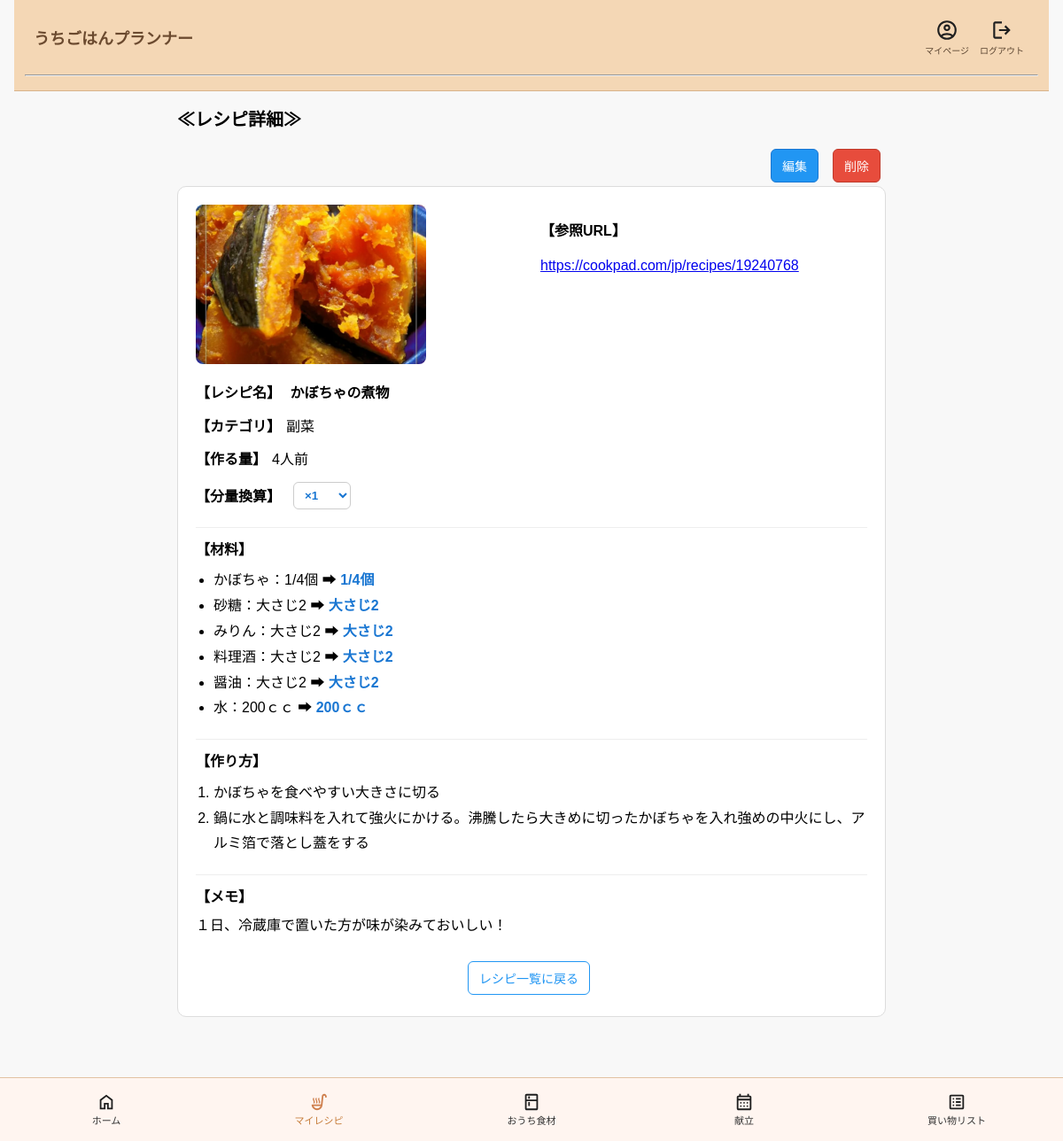
Page /recipes/31/?q=&category= (signed in) on the committed database.
### apps/recipes/models.py (models this page shows, shortened)
class Recipe(models.Model):
    MENU_CATEGORY_CHOICES = [
        (1, "主食"),
        (2, "主菜"),
        (3, "副菜"),
        (4, "汁物"),
    ]
    user = models.ForeignKey(
        User,
        on_delete=models.CASCADE,
        verbose_name="ユーザー",
        null=True,
        blank=True
    )
    recipe_name = models.CharField(
        max_length=100,
        verbose_name="レシピ名"
    )
    menu_category = models.IntegerField(
        choices=MENU_CATEGORY_CHOICES,
        verbose_name="カテゴリ",
        null=True,
        blank=True
    )
    servings = models.PositiveIntegerField(
        verbose_name="作る量"
    )
    image = models.ImageField(
        upload_to="recipe_images/",
        blank=True,
        null=True,
        verbose_name="写真"
    )
    reference_url = models.URLField(
        blank=True,
        verbose_name="参照URL"
    )
    memo = models.TextField(
        blank=True,
        verbose_name="メモ"
    )
    created_at = models.DateTimeField(
        auto_now_add=True,
        verbose_name="作成日"
    )
    class Meta:
        verbose_name = "レシピ"
        verbose_name_plural = "レシピ"

class RecipeIngredient(models.Model):
    recipe = models.ForeignKey(
        Recipe,
        on_delete=models.CASCADE,
        related_name="ingredients",
        verbose_name="レシピ"
    )
    food_item = models.ForeignKey(
         FoodItem,
         on_delete=models.CASCADE,
         verbose_name="食材"
     )
    amount_text = models.CharField(
         max_length=32,
         verbose_name="分量"
     )
    created_at = models.DateTimeField(auto_now_add=True)
    updated_at = models.DateTimeField(auto_now=True)
    class Meta:
        verbose_name = 'レシピ材料'
        verbose_name_plural = 'レシピ材料'
        constraints = [
            models.UniqueConstraint(
                fields=["recipe","food_item"],
                name="unique_recipe_food_item"
            )
        ]

class FoodItem(models.Model):
    CATEGORY_CHOICES = [
        (1, "青果"),
        (2, "魚/肉"),
        (3, "常温"),
        (4, "冷蔵"),
        (5, "主食"),
        (6, "冷凍"),
        (7, "その他"),
    ]
    ITEM_TYPE_CHOICES = [
        (1, "食材"),
        (2, "調味料ほか"),
    ]
    ingredient_name = models.CharField(
    max_length=30,
    unique=True,
    verbose_name="食材名"
    )
    reading_kana = models.CharField(
        max_length=50,
        blank=True,
        verbose_name="よみがな"
    )
    category = models.IntegerField(
        choices=CATEGORY_CHOICES,
        verbose_name="カテゴリ",
    )
    item_type = models.IntegerField(
        choices=ITEM_TYPE_CHOICES,
        default=1,
        verbose_name="食材種別",
    )
    def __str__(self):
        return self.ingredient_name
    class Meta:
        verbose_name = "食材"
        verbose_name_plural = "食材"

class RecipeStep(models.Model):
    recipe = models.ForeignKey(
        Recipe,
        on_delete=models.CASCADE,
        related_name="steps",
        verbose_name="レシピ"
    )
    step_no = models.PositiveIntegerField(
         verbose_name="手順番号"
     )
    instruction = models.TextField(
         verbose_name="手順内容"
     )
    created_at = models.DateTimeField(auto_now_add=True)
    updated_at = models.DateTimeField(auto_now=True)
    class Meta:
        verbose_name = '作り方'
        verbose_name_plural = '作り方'
        constraints = [
            models.UniqueConstraint(
                fields=["recipe","step_no"],
                name="unique_recipe_step_no"
            )
        ]
        ordering = ["step_no"]

### apps/recipes/views.py (the view)
# urls.py: path("<int:recipe_id>/", views.recipe_detail_view, name="recipe_detail"),
@login_required
def recipe_detail_view(request, recipe_id):
    recipe = get_object_or_404(
        Recipe,
        id=recipe_id,
        user=request.user
    )
    scale_text = request.GET.get("scale", "1")
    try:
        scale = Decimal(scale_text)
    except InvalidOperation:
        scale = Decimal("1")
        scale_text = "1"
    ingredients = recipe.ingredients.all()
    converted_ingredients = []
    for ingredient in ingredients:
        converted_ingredients.append({
            "ingredient": ingredient,
            "converted_amount": convert_amount_text(
                ingredient.amount_text,
                scale
            )
        })
    return render(
        request,
        "recipes/recipe_detail.html",
        {
            "recipe": recipe,
            "scale": scale_text,
            "converted_ingredients": converted_ingredients,
        }
    )

### templates/recipes/recipe_detail.html (shortened to what this page needs)
{% extends "base.html" %}
{% block content %}
<div class="page-container recipe-detail-page">
    <div class="page-header recipe-detail-header">
        <h1 class="page-title">≪レシピ詳細≫</h1>
    </div>
    <div class="form-actions recipe-detail-actions">
        <a href="{% url 'recipes:recipe_update' recipe.id %}" class="edit-button">編集</a>
        <button
            type="button"
            class="delete-button"
            id="open-recipe-delete-modal"
        >
            削除
        </button>
    </div>
    <div class="content-card">
        <div class="image-url-area">
            <div class="image-area">
                {% if recipe.image %}
                    <img
                        src="{{ recipe.image.url }}"
                        alt="{{ recipe.recipe_name }}"
                        class="recipe-detail-image"
                    >
                {% else %}
                    <div class="recipe-detail-no-image">NO IMAGE</div>
                {% endif %}
            </div>
            <div class="url-area">
                <p class="detail-label">【参照URL】</p>
                {% if recipe.reference_url %}
                    <p class="detail-text recipe-url-text">
                        <a href="{{ recipe.reference_url }}" target="_blank" rel="noopener noreferrer">
                            {{ recipe.reference_url }}
                        </a>
                    </p>
                {% else %}
                    <p class="detail-empty-text">登録されていません</p>
                {% endif %}
            </div>
        </div>
        <div class="recipe-detail-info">
            <p>
                <span class="detail-label">【レシピ名】</span>
                <span class="recipe-name">{{ recipe.recipe_name }}</span>
            </p>
            {% if recipe.menu_category %}
                <p><span class="detail-label">【カテゴリ】</span>{{ recipe.get_menu_category_display }}</p>
            {% endif %}
            <p><span class="detail-label">【作る量】</span>{{ recipe.servings }}人前</p>
            <form method="get" class="recipe-scale-form">
                <label for="scale" class="detail-label recipe-scale-label">【分量換算】</label>
                <select name="scale" id="scale" onchange="this.form.submit()">
                    <option value="1" {% if scale == "1" %}selected{% endif %}>×1</option>
                </select>
            </form>
            <div class="section-block">
                <p class="detail-label">【材料】</p>
                <ul class="recipe-detail-list">
                    {% for item in converted_ingredients %}
                        <li>
                            {{ item.ingredient.food_item }}：{{ item.ingredient.amount_text }}
                            ➡ <span class="converted-amount">{{ item.converted_amount }}</span>
                        </li>
                    {% empty %}
                        <li>材料はまだ登録されていません</li>
                    {% endfor %}
                </ul>
            </div>
            <div class="section-block">
                <p class="detail-label">【作り方】</p>
                <ol class="recipe-detail-list">
                    {% for step in recipe.steps.all %}
                        <li>{{ step.instruction }}</li>
                    {% empty %}
                        <li class="detail-empty-text">作り方はまだ登録されていません</li>
                    {% endfor %}
                </ol>
            </div>
            <div class="section-block">
                <p class="detail-label">【メモ】</p>
                {% if recipe.memo %}
                    <p class="detail-text">{{ recipe.memo }}</p>
                {% else %}
                    <p class="detail-empty-text">メモは登録されていません</p>
                {% endif %}
            </div>
        </div>
    <div class="recipe-detail-back-area">
        <a href="{% url 'recipes:recipe_list' %}?q={{ request.GET.q|default:'' }}&category={{ request.GET.category|default:'' }}"
        class="back-button">
            レシピ一覧に戻る
        </a>
    </div>
    </div>
</div>
{% endblock %}

### static/css/style.css (style rules this page uses)
body { font-family: sans-serif; margin: 0; padding: 0 16px 40px; background-color: #f8f8f8; }
.logout-button, .back-button, .save-button, .search-button, .select-button, .edit-button, .delete-button, .list-delete-button { display: inline-block; margin: 4px 6px 4px 0; padding: 8px 12px; text-decoration: none; border: 1px solid #ccc; border-radius: 6px; cursor: pointer; font-size: 14px; background-color: #ffffff; }
.back-button { background-color: #ffffff; border-color: #2196f3; color: #2196f3; }
.edit-button { background-color: #2196f3; border-color: #1976d2; color: #ffffff; }
.delete-button, .list-delete-button { background-color: #e74c3c; border-color: #c0392b; color: #ffffff; }
.image-url-area { display: flex; gap: 20px; align-items: flex-start; }
.image-area { width: 50%; }
.url-area { width: 50%; }
.page-container { max-width: 800px; margin: 0 auto; }
.page-header { display: flex; justify-content: space-between; align-items: center; margin-bottom: 16px; flex-wrap: wrap; }
.page-title { font-size: 20px; font-weight: bold; margin: 0 0 4px; }
.content-card { background-color: #ffffff; border: 1px solid #dddddd; border-radius: 10px; padding: 20px; margin-bottom: 20px; }
.section-block { margin-bottom: 20px; }
.form-actions { display: flex; gap: 10px; flex-wrap: wrap; margin-top: 8px; }
.recipe-detail-page { max-width: 800px; margin: 0 auto; }
.recipe-detail-header { margin-bottom: 12px; }
.recipe-detail-image { width: 100%; max-width: 260px; height: 180px; object-fit: cover; border-radius: 8px; display: block; }
.recipe-detail-info { margin-top: 20px; }
.recipe-detail-info p { margin: 0 0 12px; line-height: 1.6; }
.detail-label { font-weight: bold; margin-right: 6px; }
.detail-text { margin: 0; line-height: 1.6; word-break: break-word; }
.recipe-url-text a { word-break: break-all; }
.recipe-scale-form { display: flex; align-items: center; gap: 8px; margin-bottom: 12px; flex-wrap: wrap; }
.recipe-scale-form select { padding: 6px 8px; border: 1px solid #cccccc; border-radius: 6px; background-color: #ffffff; }
.recipe-detail-list { margin: 8px 0 0 20px; padding: 0; line-height: 1.8; }
.converted-amount { color: #1976d2; font-weight: bold; }
.recipe-detail-actions { display: flex; justify-content: flex-end; gap: 10px; }
.recipe-name { font-weight: bold; }
.recipe-scale-form select { color: #1976d2; font-weight: bold; }
.recipe-detail-back-area { margin-top: 24px; text-align: center; }
.section-block { margin-top: 20px; padding-top: 12px; border-top: 1px solid #eeeeee; }
.section-block .detail-label { font-size: 16px; font-weight: bold; margin-bottom: 6px; display: block; }

### rows in the picture
Recipe: image (picture), reference_url "https://cookpad.com/jp/recipes/19240768", recipe_name "かぼちゃの煮物", menu_category "副菜", servings "4", memo "１日、冷蔵庫で置いた方が味が染みておいしい！"
RecipeIngredient: ingredient.food_item "かぼちゃ", ingredient.amount_text "1/4個", converted_amount "1/4個"
RecipeIngredient: ingredient.food_item "砂糖", ingredient.amount_text "大さじ2", converted_amount "大さじ2"
RecipeIngredient: ingredient.food_item "みりん", ingredient.amount_text "大さじ2", converted_amount "大さじ2"
RecipeIngredient: ingredient.food_item "料理酒", ingredient.amount_text "大さじ2", converted_amount "大さじ2"
RecipeIngredient: ingredient.food_item "醤油", ingredient.amount_text "大さじ2", converted_amount "大さじ2"
RecipeIngredient: ingredient.food_item "水", ingredient.amount_text "200ｃｃ", converted_amount "200ｃｃ"
RecipeStep: instruction "かぼちゃを食べやすい大きさに切る"
RecipeStep: instruction "鍋に水と調味料を入れて強火にかける。沸騰したら大きめに切ったかぼちゃを入れ強めの中火にし、アルミ箔で落とし蓋をする"
